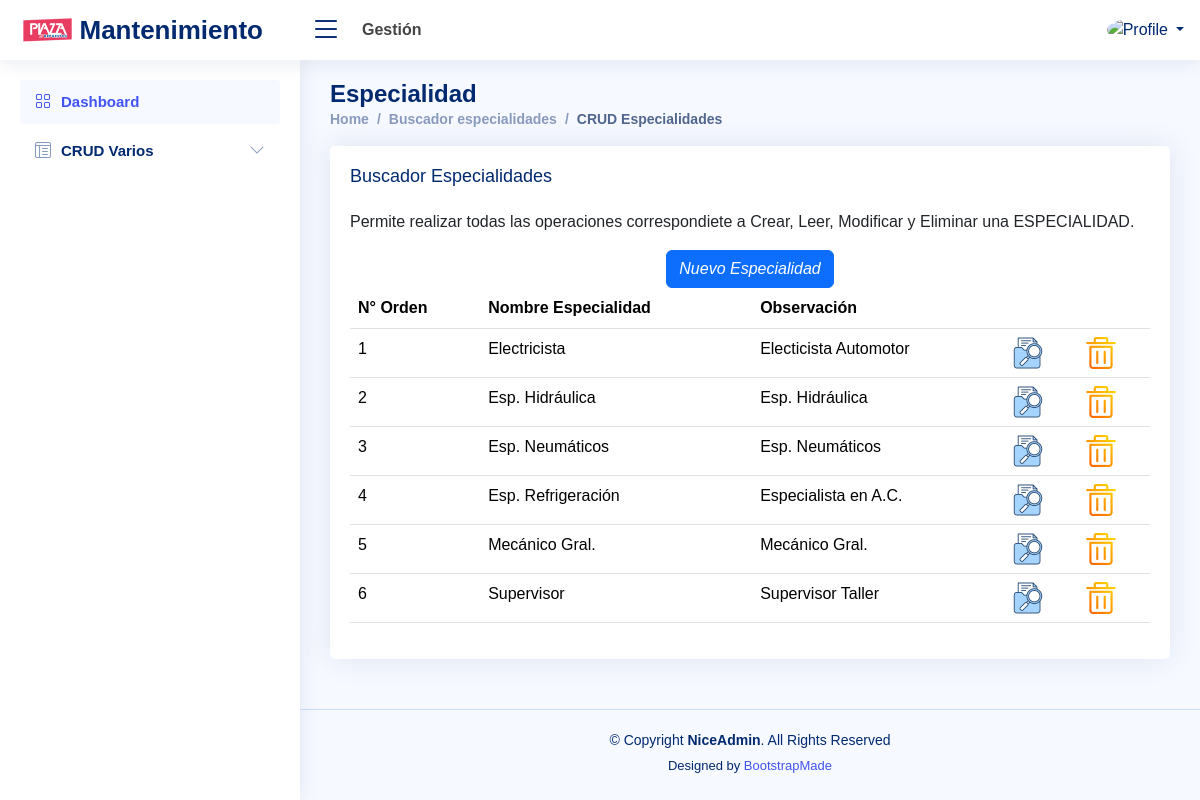
The app's page /buscadordisciplinas.php (signed in) with its own data.
### tables this page shows
CREATE TABLE `disciplinas` (
  `iddisciplina` int(11) NOT NULL AUTO_INCREMENT,
  `disciplina` varchar(30) DEFAULT NULL,
  `observacion` varchar(100) DEFAULT NULL,
  `accion` varchar(1) DEFAULT NULL,
  `idempleadoaccion` int(11) DEFAULT NULL,
  `fechaaccion` datetime DEFAULT NULL,
  PRIMARY KEY (`iddisciplina`)
);

### buscadordisciplinas.php (the view, shortened to what this page needs)
<?php
  if (isset($_SESSION['id']))
  {
    $foto=$_SESSION['foto'];
    $nombrecorto=$_SESSION['nombrecorto'];
  }
  else
  {
    header('Location: index.php');
    exit;
  }
?>
<!DOCTYPE html>
<html lang="en">
<head>
  <link href="assets/font/Open_Sans.css" rel="stylesheet">
  <link href="assets/vendor/bootstrap/css/bootstrap.min.css" rel="stylesheet">
  <link href="assets/vendor/bootstrap-icons/bootstrap-icons.css" rel="stylesheet">
  <link href="assets/vendor/boxicons/css/boxicons.min.css" rel="stylesheet">
  <link href="assets/vendor/quill/quill.snow.css" rel="stylesheet">
  <link href="assets/vendor/quill/quill.bubble.css" rel="stylesheet">
  <link href="assets/vendor/remixicon/remixicon.css" rel="stylesheet">
  <link href="assets/vendor/simple-datatables/style.css" rel="stylesheet">
  <link href="assets/css/style.css" rel="stylesheet">
</head>
<body>
  <header id="header" class="header fixed-top d-flex align-items-center">
    <div class="d-flex align-items-center justify-content-between">
      <a href="home.php" class="logo d-flex align-items-center">
        <img src="assets/img/logo.png" alt="">
        <span class="d-none d-lg-block">Mantenimiento</span>
      </a>
      <i class="bi bi-list toggle-sidebar-btn"></i>
    </div>
    <div class="search-bar">
      <strong>Gestión</strong>
    </div>
    <nav class="header-nav ms-auto">
      <ul class="d-flex align-items-center">
        <li class="nav-item dropdown pe-3">
          <a class="nav-link nav-profile d-flex align-items-center pe-0" href="#" data-bs-toggle="dropdown">
            <img src="assets/img/<? echo $foto; ?>" alt="Profile" class="rounded-circle">
            <span class="d-none d-md-block dropdown-toggle ps-2"><? echo $nombrecorto; ?></span>
          </a>
        </li>
      </ul>
    </nav>
  </header>
  <?php include_once ("menu.php"); ?>
  <main id="main" class="main">
    <div class="pagetitle">
      <h1>Especialidad</h1>
      <nav>
        <ol class="breadcrumb">
          <li class="breadcrumb-item"><a href="home.php">Home</a></li>
          <li class="breadcrumb-item"><a href="buscadordisciplinas.php">Buscador especialidades</a></li>
          <li class="breadcrumb-item active">CRUD Especialidades</li>
        </ol>
      </nav>
    </div>
    <section class="section">
      <div class="row">
        <div class="col-lg-12">
          <div class="card">
            <div class="card-body">
              <h5 class="card-title">Buscador Especialidades</h5>
              <p>Permite realizar todas las operaciones correspondiete a Crear, Leer, Modificar y Eliminar una ESPECIALIDAD.</p>
                <div class="text-center">
                  <a href="adddisciplina.php">
                    <i class="btn btn-primary">Nuevo Especialidad</i>
                  </a>
                </div>
              <?php
                  $sql = "SELECT a.`iddisciplina`,a.`disciplina`,a.`observacion`
                          FROM disciplinas a
                          WHERE a.`accion`!='B'
                          ORDER BY a.`disciplina` ASC;";
                  $con=conectar();
                  $result = mysqli_query($con,$sql);
              ?>
              <table class="table datatable">
                <thead>
                  <tr>
                    <th>N° Orden</th>
                    <th>Nombre Especialidad</th>
                    <th>Observación</th>
                    <th>&nbsp;</th>
                    <th>&nbsp;</th>
                  </tr>
                </thead>
                <tbody>
                <?php
                    $fil=1;
                    while($row = mysqli_fetch_array($result))
                    {
                      echo "
                            <tr>
                              <td>".$fil."</td>
                              <td>".$row['disciplina']."</td>
                              <td>".$row['observacion']."</td>
                              <td><a href='cruddisciplina.php?iddisciplina=".$row['iddisciplina']."&accion=M'><img src='./assets/img/buscar.png' alt='Ver registro' srcset=''></a></td>
                              <td><a href='cruddisciplina.php?iddisciplina=".$row['iddisciplina']."&accion=B'><img src='./assets/img/eliminar.png' alt='Eliminar registro' srcset=''></a></td>
                            </tr>
                          ";
                          $fil=$fil+1;
                    }
                ?>
                </tbody>
              </table>
            </div>
          </div>
        </div>
      </div>
    </section>
  </main>
  <footer id="footer" class="footer">
    <div class="copyright">
      &copy; Copyright <strong><span>NiceAdmin</span></strong>. All Rights Reserved
    </div>
    <div class="credits">
      Designed by <a href="https://bootstrapmade.com/">BootstrapMade</a>
    </div>
  </footer>
</body>
</html>

### menu.php (shortened to what this page needs)
<?php
echo "
  <aside id='sidebar' class='sidebar'>
    <ul class='sidebar-nav' id='sidebar-nav'>
      <li class='nav-item'>
        <a class='nav-link ' href='home.php'>
          <i class='bi bi-grid'></i>
          <span>Dashboard</span>
        </a>
      </li>
      <li class='nav-item'>
        <a class='nav-link collapsed' data-bs-target='#tables-nav' data-bs-toggle='collapse' href='#'>
          <i class='bi bi-layout-text-window-reverse'></i><span>CRUD Varios</span><i class='bi bi-chevron-down ms-auto'></i>
        </a>
        <ul id='tables-nav' class='nav-content collapse ' data-bs-parent='#sidebar-nav'>
";
echo "
     <li class='nav-item'>
        <a class='nav-link collapsed' href='validaringreso.php'>
          <i class='bi bi-box-arrow-in-right'></i>
          <span>Validar Ingreso</span>
        </a>
      </li>
      <li class='nav-item'>
        <a class='nav-link collapsed' href='contactenos.php'>
          <i class='bi bi-envelope'></i>
          <span>Contactenos</span>
        </a>
      </li>
      <li class='nav-item'>
        <a class='nav-link collapsed' href='ayuda.php'>
          <i class='bi bi-question-circle'></i>
          <span>F.A.Q</span>
        </a>
      </li>
      <li class='nav-item'>
        <a class='nav-link collapsed' href='index.php'>
          <i class='bi bi-box-arrow-in-right'></i>
          <span>Login</span>
        </a>
      </li>
    </ul>
  </aside>
";
?>

### assets/css/style.css (style rules this page uses)
:root { scroll-behavior: smooth; }
body { font-family: "Open Sans", sans-serif; background: #f6f9ff; color: #444444; }
a { color: #4154f1; text-decoration: none; }
h1, h2, h3, h4, h5, h6 { font-family: "Nunito", sans-serif; }
#main { margin-top: 60px; padding: 20px 30px; transition: all 0.3s; }
.pagetitle { margin-bottom: 10px; }
.pagetitle h1 { font-size: 24px; margin-bottom: 0; font-weight: 600; color: #012970; }
.card { margin-bottom: 30px; border: none; border-radius: 5px; box-shadow: 0px 0 30px rgba(1, 41, 112, 0.1); }
.card-title { padding: 20px 0 15px 0; font-size: 18px; font-weight: 500; color: #012970; font-family: "Poppins", sans-serif; }
.card-body { padding: 0 20px 20px 20px; }
.breadcrumb { font-size: 14px; font-family: "Nunito", sans-serif; color: #899bbd; font-weight: 600; }
.breadcrumb a { color: #899bbd; transition: 0.3s; }
.breadcrumb .breadcrumb-item::before { color: #899bbd; }
.breadcrumb .active { color: #51678f; font-weight: 600; }
.logo { line-height: 1; }
@media (min-width: 1200px) { .logo { width: 280px; } }
.logo img { max-height: 26px; margin-right: 6px; }
.logo span { font-size: 26px; font-weight: 700; color: #012970; font-family: "Nunito", sans-serif; }
.header { transition: all 0.5s; z-index: 997; height: 60px; box-shadow: 0px 2px 20px rgba(1, 41, 112, 0.1); background-color: #fff; padding-left: 20px; }
.header .toggle-sidebar-btn { font-size: 32px; padding-left: 10px; cursor: pointer; color: #012970; }
.header .search-bar { min-width: 360px; padding: 0 20px; }
.header-nav ul { list-style: none; }
.header-nav>ul { margin: 0; padding: 0; }
.header-nav .nav-profile { color: #012970; }
.header-nav .nav-profile img { max-height: 36px; }
.header-nav .nav-profile span { font-size: 14px; font-weight: 600; }
.sidebar { position: fixed; top: 60px; left: 0; bottom: 0; width: 300px; z-index: 996; transition: all 0.3s; padding: 20px; overflow-y: auto; scrollbar-width: thin; scrollbar-color: #aab7cf transparent; box-shadow: 0px 0px 20px rgba(1, 41, 112, 0.1); background-color: #fff; }
@media (min-width: 1200px) { #main, #footer { margin-left: 300px; } }
.sidebar-nav { padding: 0; margin: 0; list-style: none; }
.sidebar-nav li { padding: 0; margin: 0; list-style: none; }
.sidebar-nav .nav-item { margin-bottom: 5px; }
.sidebar-nav .nav-link { display: flex; align-items: center; font-size: 15px; font-weight: 600; color: #4154f1; transition: 0.3; background: #f6f9ff; padding: 10px 15px; border-radius: 4px; }
.sidebar-nav .nav-link i { font-size: 16px; margin-right: 10px; color: #4154f1; }
.sidebar-nav .nav-link.collapsed { color: #012970; background: #fff; }
.sidebar-nav .nav-link.collapsed i { color: #899bbd; }
.sidebar-nav .nav-link .bi-chevron-down { margin-right: 0; transition: transform 0.2s ease-in-out; }
.footer { padding: 20px 0; font-size: 14px; transition: all 0.3s; border-top: 1px solid #cddfff; }
.footer .copyright { text-align: center; color: #012970; }
.footer .credits { padding-top: 5px; text-align: center; font-size: 13px; color: #012970; }

### records on screen
disciplinas: disciplina "Electricista", observacion "Electicista Automotor"
disciplinas: disciplina "Esp. Hidráulica", observacion "Esp. Hidráulica"
disciplinas: disciplina "Esp. Neumáticos", observacion "Esp. Neumáticos"
disciplinas: disciplina "Esp. Refrigeración", observacion "Especialista en A.C."
disciplinas: disciplina "Mecánico Gral.", observacion "Mecánico Gral."
disciplinas: disciplina "Supervisor", observacion "Supervisor Taller"
